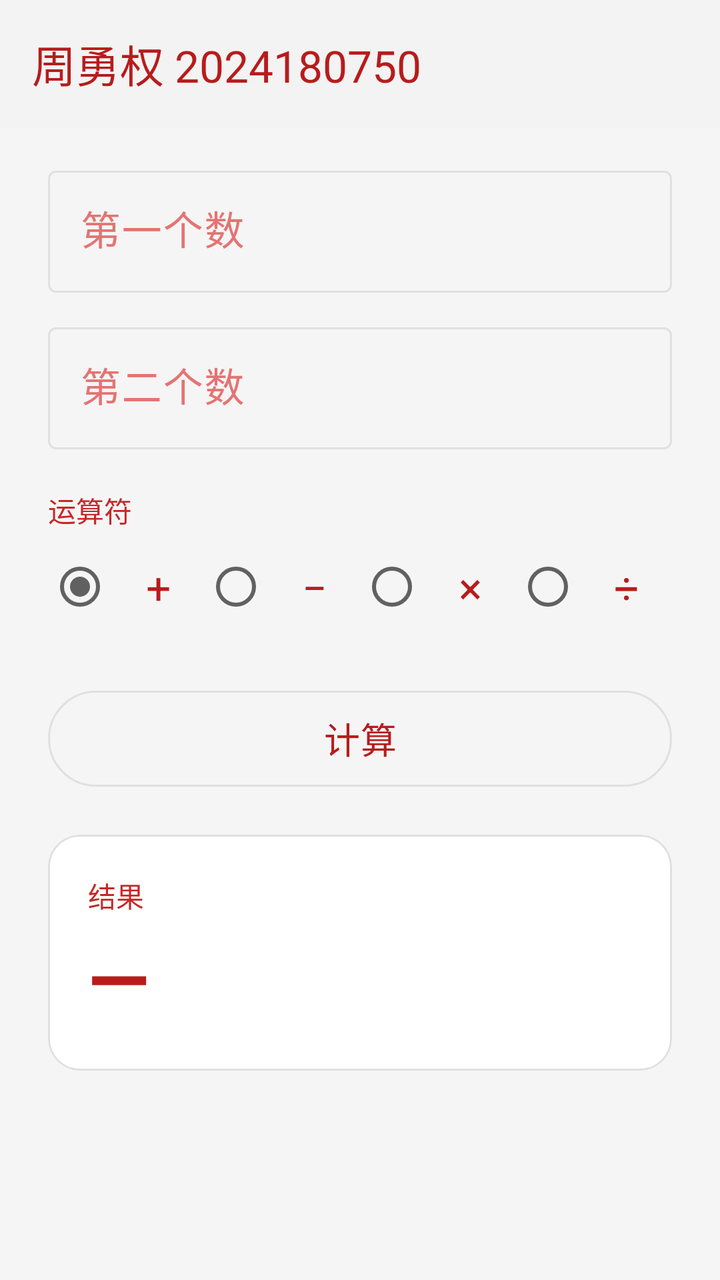
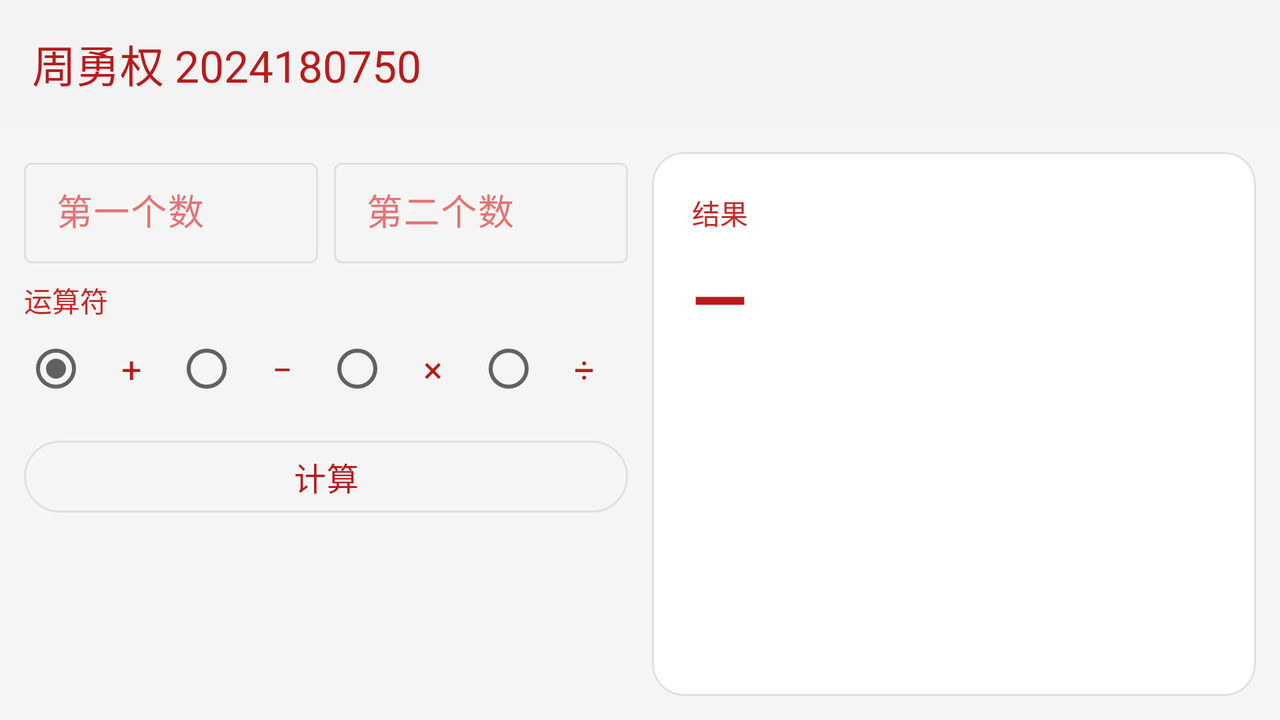

An Android layout and its configuration variant, each rendered on a device that would load it. The default file and the variant file are quoted in full after the pictures.
<!-- AndroidManifest.xml: application theme Theme.ZhouYongQuan_Calculator -->
<!-- res/layout/activity_main.xml -->
<?xml version="1.0" encoding="utf-8"?>
<LinearLayout xmlns:android="http://schemas.android.com/apk/res/android"
    xmlns:app="http://schemas.android.com/apk/res-auto"
    xmlns:tools="http://schemas.android.com/tools"
    android:id="@+id/main"
    android:layout_width="match_parent"
    android:layout_height="match_parent"
    android:background="@color/page_background"
    android:orientation="vertical"
    tools:context=".MainActivity">

    <com.google.android.material.appbar.MaterialToolbar
        android:id="@+id/toolbar"
        android:layout_width="match_parent"
        android:layout_height="?attr/actionBarSize"
        android:background="@color/white"
        android:elevation="2dp"
        app:title="@string/main_title"
        app:titleTextColor="@color/text_red_dark" />

    <ScrollView
        android:layout_width="match_parent"
        android:layout_height="0dp"
        android:layout_weight="1"
        android:fillViewport="true">

        <LinearLayout
            android:layout_width="match_parent"
            android:layout_height="wrap_content"
            android:orientation="vertical"
            android:paddingStart="24dp"
            android:paddingTop="16dp"
            android:paddingEnd="24dp"
            android:paddingBottom="24dp">

            <com.google.android.material.textfield.TextInputLayout
                style="@style/Widget.Material3.TextInputLayout.OutlinedBox"
                android:layout_width="match_parent"
                android:layout_height="wrap_content"
                android:hint="@string/label_first_number">

                <com.google.android.material.textfield.TextInputEditText
                    android:id="@+id/firstInput"
                    android:layout_width="match_parent"
                    android:layout_height="wrap_content"
                    android:imeOptions="actionNext"
                    android:inputType="numberDecimal|numberSigned"
                    android:maxLines="1"
                    android:textColor="@color/text_red_dark"
                    android:textSize="20sp" />
            </com.google.android.material.textfield.TextInputLayout>

            <com.google.android.material.textfield.TextInputLayout
                style="@style/Widget.Material3.TextInputLayout.OutlinedBox"
                android:layout_width="match_parent"
                android:layout_height="wrap_content"
                android:layout_marginTop="12dp"
                android:hint="@string/label_second_number">

                <com.google.android.material.textfield.TextInputEditText
                    android:id="@+id/secondInput"
                    android:layout_width="match_parent"
                    android:layout_height="wrap_content"
                    android:imeOptions="actionDone"
                    android:inputType="numberDecimal|numberSigned"
                    android:maxLines="1"
                    android:textColor="@color/text_red_dark"
                    android:textSize="20sp" />
            </com.google.android.material.textfield.TextInputLayout>

            <TextView
                android:layout_width="wrap_content"
                android:layout_height="wrap_content"
                android:layout_marginTop="20dp"
                android:text="@string/label_operator"
                android:textColor="@color/text_red"
                android:textSize="14sp" />

            <RadioGroup
                android:id="@+id/operatorGroup"
                android:layout_width="match_parent"
                android:layout_height="wrap_content"
                android:layout_marginTop="4dp"
                android:orientation="horizontal">

                <com.google.android.material.radiobutton.MaterialRadioButton
                    android:id="@+id/opAdd"
                    android:layout_width="0dp"
                    android:layout_height="wrap_content"
                    android:layout_weight="1"
                    android:checked="true"
                    android:gravity="center"
                    android:text="@string/operator_add"
                    android:textColor="@color/text_red_dark"
                    android:textSize="22sp"
                    app:buttonTint="@color/control_gray" />

                <com.google.android.material.radiobutton.MaterialRadioButton
                    android:id="@+id/opSubtract"
                    android:layout_width="0dp"
                    android:layout_height="wrap_content"
                    android:layout_weight="1"
                    android:gravity="center"
                    android:text="@string/operator_subtract"
                    android:textColor="@color/text_red_dark"
                    android:textSize="22sp"
                    app:buttonTint="@color/control_gray" />

                <com.google.android.material.radiobutton.MaterialRadioButton
                    android:id="@+id/opMultiply"
                    android:layout_width="0dp"
                    android:layout_height="wrap_content"
                    android:layout_weight="1"
                    android:gravity="center"
                    android:text="@string/operator_multiply"
                    android:textColor="@color/text_red_dark"
                    android:textSize="22sp"
                    app:buttonTint="@color/control_gray" />

                <com.google.android.material.radiobutton.MaterialRadioButton
                    android:id="@+id/opDivide"
                    android:layout_width="0dp"
                    android:layout_height="wrap_content"
                    android:layout_weight="1"
                    android:gravity="center"
                    android:text="@string/operator_divide"
                    android:textColor="@color/text_red_dark"
                    android:textSize="22sp"
                    app:buttonTint="@color/control_gray" />
            </RadioGroup>

            <com.google.android.material.button.MaterialButton
                android:id="@+id/calculateButton"
                style="@style/Widget.Material3.Button.OutlinedButton"
                android:layout_width="match_parent"
                android:layout_height="56dp"
                android:layout_marginTop="24dp"
                android:text="@string/btn_calculate"
                android:textColor="@color/text_red_dark"
                android:textSize="18sp"
                app:cornerRadius="28dp" />

            <com.google.android.material.card.MaterialCardView
                android:layout_width="match_parent"
                android:layout_height="wrap_content"
                android:layout_marginTop="20dp"
                app:cardBackgroundColor="@color/white"
                app:cardCornerRadius="16dp"
                app:cardElevation="0dp"
                app:strokeColor="@color/border_gray"
                app:strokeWidth="1dp">

                <LinearLayout
                    android:layout_width="match_parent"
                    android:layout_height="wrap_content"
                    android:orientation="vertical"
                    android:padding="20dp">

                    <TextView
                        android:layout_width="wrap_content"
                        android:layout_height="wrap_content"
                        android:text="@string/label_result"
                        android:textColor="@color/text_red"
                        android:textSize="14sp" />

                    <TextView
                        android:id="@+id/resultText"
                        android:layout_width="match_parent"
                        android:layout_height="wrap_content"
                        android:layout_marginTop="4dp"
                        android:breakStrategy="simple"
                        android:text="@string/result_placeholder"
                        android:textColor="@color/text_red_dark"
                        android:textSize="40sp"
                        android:textStyle="bold" />
                </LinearLayout>
            </com.google.android.material.card.MaterialCardView>
        </LinearLayout>
    </ScrollView>
</LinearLayout>
<!-- resources referenced by this layout -->
<resources>
  <color name="border_gray">#FFE0E0E0</color>
  <color name="control_gray">#FF616161</color>
  <color name="page_background">#FFF5F5F5</color>
  <color name="text_red">#FFC62828</color>
  <color name="text_red_dark">#FFB71C1C</color>
  <color name="white">#FFFFFFFF</color>
  <string name="btn_calculate">计算</string>
  <string name="label_first_number">第一个数</string>
  <string name="label_operator">运算符</string>
  <string name="label_result">结果</string>
  <string name="label_second_number">第二个数</string>
  <string name="main_title">周勇权 2024180750</string>
  <string name="operator_add">+</string>
  <string name="operator_divide">÷</string>
  <string name="operator_multiply">×</string>
  <string name="operator_subtract">−</string>
  <string name="result_placeholder">—</string>
  <style name="Theme.ZhouYongQuan_Calculator" parent="Base.Theme.ZhouYongQuan_Calculator" />
  <style name="Base.Theme.ZhouYongQuan_Calculator" parent="Theme.Material3.Light.NoActionBar">
          <item name="colorPrimary">@color/control_gray</item>
          <item name="colorOnPrimary">@color/white</item>
          <item name="colorSecondary">@color/control_gray</item>
          <item name="colorOnSecondary">@color/white</item>
          <item name="colorSurface">@color/white</item>
          <item name="colorOnSurface">@color/text_red_dark</item>
          <item name="colorOnSurfaceVariant">@color/text_red_light</item>
          <item name="colorOutline">@color/border_gray</item>
          <item name="colorControlNormal">@color/icon_gray</item>
          <item name="android:colorBackground">@color/page_background</item>
          <item name="actionMenuTextColor">@color/text_red_dark</item>
      </style>
  <color name="text_red_light">#FFE57373</color>
  <color name="icon_gray">#FF424242</color>
</resources>
<!-- res/layout-land/activity_main.xml (the repository's variant of the layout above) -->
<!-- drawn on the phone turned sideways -->
<?xml version="1.0" encoding="utf-8"?>
<LinearLayout xmlns:android="http://schemas.android.com/apk/res/android"
    xmlns:app="http://schemas.android.com/apk/res-auto"
    xmlns:tools="http://schemas.android.com/tools"
    android:id="@+id/main"
    android:layout_width="match_parent"
    android:layout_height="match_parent"
    android:background="@color/page_background"
    android:orientation="vertical"
    tools:context=".MainActivity">

    <com.google.android.material.appbar.MaterialToolbar
        android:id="@+id/toolbar"
        android:layout_width="match_parent"
        android:layout_height="?attr/actionBarSize"
        android:background="@color/white"
        android:elevation="2dp"
        app:title="@string/main_title"
        app:titleTextColor="@color/text_red_dark" />

    <LinearLayout
        android:layout_width="match_parent"
        android:layout_height="0dp"
        android:layout_weight="1"
        android:orientation="horizontal"
        android:padding="12dp">

        <LinearLayout
            android:layout_width="0dp"
            android:layout_height="match_parent"
            android:layout_weight="1"
            android:orientation="vertical">

            <LinearLayout
                android:layout_width="match_parent"
                android:layout_height="wrap_content"
                android:orientation="horizontal">

                <com.google.android.material.textfield.TextInputLayout
                    style="@style/Widget.Material3.TextInputLayout.OutlinedBox.Dense"
                    android:layout_width="0dp"
                    android:layout_height="wrap_content"
                    android:layout_weight="1"
                    android:hint="@string/label_first_number">

                    <com.google.android.material.textfield.TextInputEditText
                        android:id="@+id/firstInput"
                        android:layout_width="match_parent"
                        android:layout_height="wrap_content"
                        android:imeOptions="actionNext"
                        android:inputType="numberDecimal|numberSigned"
                        android:maxLines="1"
                        android:textColor="@color/text_red_dark"
                        android:textSize="18sp" />
                </com.google.android.material.textfield.TextInputLayout>

                <com.google.android.material.textfield.TextInputLayout
                    style="@style/Widget.Material3.TextInputLayout.OutlinedBox.Dense"
                    android:layout_width="0dp"
                    android:layout_height="wrap_content"
                    android:layout_marginStart="8dp"
                    android:layout_weight="1"
                    android:hint="@string/label_second_number">

                    <com.google.android.material.textfield.TextInputEditText
                        android:id="@+id/secondInput"
                        android:layout_width="match_parent"
                        android:layout_height="wrap_content"
                        android:imeOptions="actionDone"
                        android:inputType="numberDecimal|numberSigned"
                        android:maxLines="1"
                        android:textColor="@color/text_red_dark"
                        android:textSize="18sp" />
                </com.google.android.material.textfield.TextInputLayout>
            </LinearLayout>

            <TextView
                android:layout_width="wrap_content"
                android:layout_height="wrap_content"
                android:layout_marginTop="8dp"
                android:text="@string/label_operator"
                android:textColor="@color/text_red"
                android:textSize="14sp" />

            <RadioGroup
                android:id="@+id/operatorGroup"
                android:layout_width="match_parent"
                android:layout_height="wrap_content"
                android:orientation="horizontal">

                <com.google.android.material.radiobutton.MaterialRadioButton
                    android:id="@+id/opAdd"
                    android:layout_width="0dp"
                    android:layout_height="wrap_content"
                    android:layout_weight="1"
                    android:checked="true"
                    android:gravity="center"
                    android:text="@string/operator_add"
                    android:textColor="@color/text_red_dark"
                    android:textSize="18sp"
                    app:buttonTint="@color/control_gray" />

                <com.google.android.material.radiobutton.MaterialRadioButton
                    android:id="@+id/opSubtract"
                    android:layout_width="0dp"
                    android:layout_height="wrap_content"
                    android:layout_weight="1"
                    android:gravity="center"
                    android:text="@string/operator_subtract"
                    android:textColor="@color/text_red_dark"
                    android:textSize="18sp"
                    app:buttonTint="@color/control_gray" />

                <com.google.android.material.radiobutton.MaterialRadioButton
                    android:id="@+id/opMultiply"
                    android:layout_width="0dp"
                    android:layout_height="wrap_content"
                    android:layout_weight="1"
                    android:gravity="center"
                    android:text="@string/operator_multiply"
                    android:textColor="@color/text_red_dark"
                    android:textSize="18sp"
                    app:buttonTint="@color/control_gray" />

                <com.google.android.material.radiobutton.MaterialRadioButton
                    android:id="@+id/opDivide"
                    android:layout_width="0dp"
                    android:layout_height="wrap_content"
                    android:layout_weight="1"
                    android:gravity="center"
                    android:text="@string/operator_divide"
                    android:textColor="@color/text_red_dark"
                    android:textSize="18sp"
                    app:buttonTint="@color/control_gray" />
            </RadioGroup>

            <com.google.android.material.button.MaterialButton
                android:id="@+id/calculateButton"
                style="@style/Widget.Material3.Button.OutlinedButton"
                android:layout_width="match_parent"
                android:layout_height="44dp"
                android:layout_marginTop="8dp"
                android:text="@string/btn_calculate"
                android:textColor="@color/text_red_dark"
                android:textSize="16sp"
                app:cornerRadius="22dp" />
        </LinearLayout>

        <com.google.android.material.card.MaterialCardView
            android:layout_width="0dp"
            android:layout_height="match_parent"
            android:layout_marginStart="12dp"
            android:layout_weight="1"
            app:cardBackgroundColor="@color/white"
            app:cardCornerRadius="16dp"
            app:cardElevation="0dp"
            app:strokeColor="@color/border_gray"
            app:strokeWidth="1dp">

            <LinearLayout
                android:layout_width="match_parent"
                android:layout_height="match_parent"
                android:gravity="top"
                android:orientation="vertical"
                android:padding="20dp">

                <TextView
                    android:layout_width="wrap_content"
                    android:layout_height="wrap_content"
                    android:text="@string/label_result"
                    android:textColor="@color/text_red"
                    android:textSize="14sp" />

                <TextView
                    android:id="@+id/resultText"
                    android:layout_width="match_parent"
                    android:layout_height="wrap_content"
                    android:layout_marginTop="8dp"
                    android:breakStrategy="simple"
                    android:gravity="center_vertical"
                    android:text="@string/result_placeholder"
                    android:textColor="@color/text_red_dark"
                    android:textSize="36sp"
                    android:textStyle="bold" />
            </LinearLayout>
        </com.google.android.material.card.MaterialCardView>
    </LinearLayout>
</LinearLayout>
